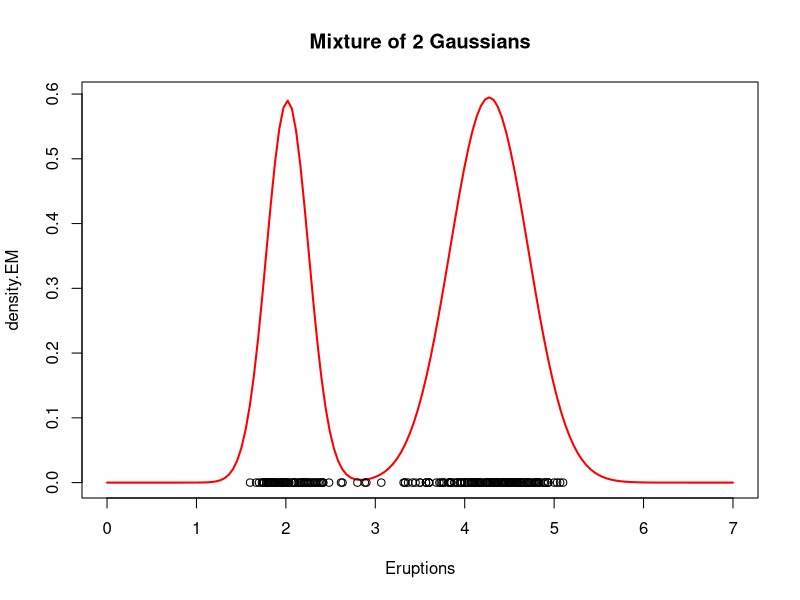

Source code (R):
## ---- chunk 1
#| label: lbl-location-scale-mixture

###### Setup data
rm(list=ls())
set.seed(81196)  # So that results are reproducible

x = faithful$eruptions
n = length(x)

###### MCMC algorithm to fit the location-and-scale mixture of 2 Gaussians
KK     = 2                          # Number of components
w     = 1/2                         # Use equal weight for each component 
mu    = rnorm(KK, mean(x), sd(x))   #Random cluster centers randomly spread over the support of the data
sigma = rep(sd(x)/4,KK)          #Random cluster scales randomly spread over the support of the data
d     = 2                          # Degrees of freedom for the Gamma distribution
q     = 1                          # Scale parameter for the Gamma distribution

s  = 0
sw = FALSE
QQ = -Inf
QQ.out = NULL
epsilon = 10^(-5)

while(!sw){
  ## E step
  v = array(0, dim=c(n,2))
  for(i in 1:n){
    v[i,1] = log(w) + dnorm(x[i], mu[1], sigma[1], log=T)
    v[i,2] = log(1-w) + dnorm(x[i], mu[2], sigma[2], log=T)
    v[i,]  = exp(v[i,] - max(v[i,]))/sum(exp(v[i,] - max(v[i,]))) 
  }

  ## M step
  # Weights
  w  = mean(v[,1])
  # Means
  mu = rep(0, 2)
  for(k in 1:2){
    for(i in 1:n){
      mu[k]    = mu[k] + v[i,k]*x[i]
    }
    mu[k] = mu[k]/sum(v[,k])
  }
  # Variances
  sigma = rep(0,2)
  for(k in 1:2){
    for(i in 1:n){
      sigma[k] = sigma[k] + v[i,k]*(x[i] - mu[k])^2
    }
    sigma[k] = sqrt(sigma[k]/sum(v[,k]))
  }
  ## Check convergence
  QQn = 0
  for(i in 1:n){
    QQn = QQn + v[i,1]*(log(w) + dnorm(x[i],mu[1],sigma[1],log=TRUE)) +
                v[i,2]*(log(1-w) + dnorm(x[i],mu[2],sigma[2],log=TRUE))
  }
  if(abs(QQn-QQ)/abs(QQn)<epsilon){
    sw=TRUE
  }
  QQ = QQn
  QQ.out = c(QQ.out, QQ)
  s = s + 1
  print(paste(s, QQn))
}


## ---- chunk 2
#| label: lbl-density-estimate
xx  = seq(0,7,length=150)
nxx = length(xx)
density.EM = rep(0, nxx)
for(s in 1:nxx){
  density.EM[s] = density.EM[s] + w*dnorm(xx[s], mu[1], sigma[1]) + 
                                  (1-w)*dnorm(xx[s], mu[2], sigma[2])
}
## ---- chunk 3
#| label: fig-density-estimate
#| fig-cap: "Density estimate of the duration of the eruptions using a location-and-scale mixture of 2 univariate Gaussian distributions"

plot(xx, density.EM, col="red", lwd=2, type="l", xlab="Eruptions")
points(x,rep(0,n))
title(main="Mixture of 2 Gaussians")
